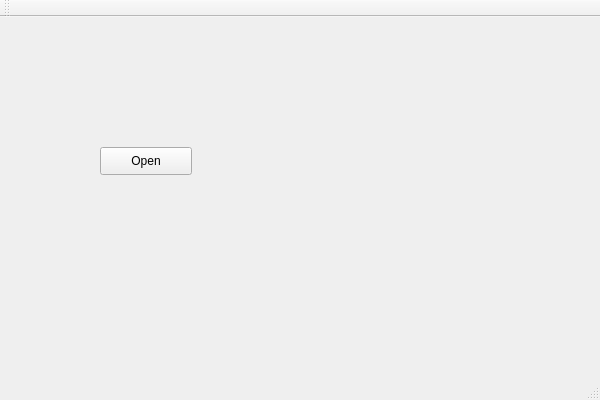
<?xml version="1.0" encoding="UTF-8"?>
<ui version="4.0">
 <class>MainWindow</class>
 <widget class="QMainWindow" name="MainWindow">
  <property name="geometry">
   <rect>
    <x>0</x>
    <y>0</y>
    <width>600</width>
    <height>400</height>
   </rect>
  </property>
  <property name="windowTitle">
   <string>MainWindow</string>
  </property>
  <widget class="QWidget" name="centralWidget">
   <widget class="QPushButton" name="pushButton">
    <property name="geometry">
     <rect>
      <x>100</x>
      <y>130</y>
      <width>92</width>
      <height>28</height>
     </rect>
    </property>
    <property name="text">
     <string>Open</string>
    </property>
   </widget>
  </widget>
  <widget class="QMenuBar" name="menuBar">
   <property name="geometry">
    <rect>
     <x>0</x>
     <y>0</y>
     <width>600</width>
     <height>25</height>
    </rect>
   </property>
  </widget>
  <widget class="QToolBar" name="mainToolBar">
   <attribute name="toolBarArea">
    <enum>TopToolBarArea</enum>
   </attribute>
   <attribute name="toolBarBreak">
    <bool>false</bool>
   </attribute>
  </widget>
  <widget class="QStatusBar" name="statusBar"/>
 </widget>
 <layoutdefault spacing="6" margin="11"/>
 <resources/>
 <connections/>
</ui>
